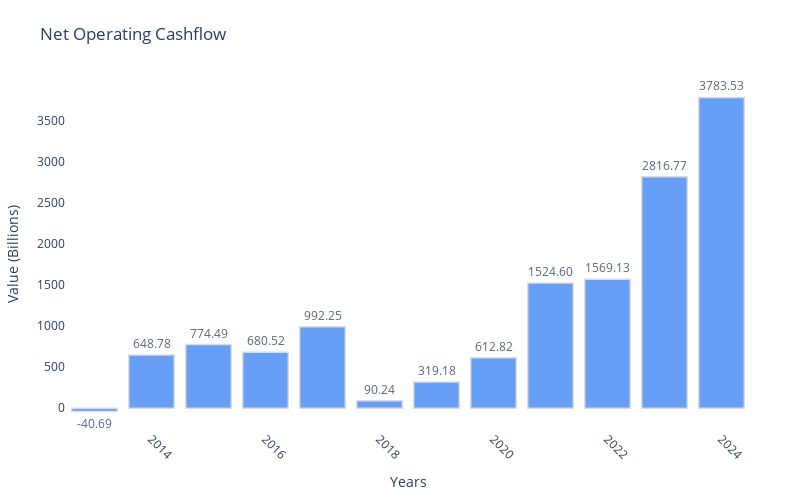

Notebook code cell kept with this figure:
### Code cell
import plotly.graph_objects as go
import pandas as pd
import numpy as np

# Normalize values to billions
data = CashFlow['Net cash inflows/outflows from operating activities'] / 1000_000_000

# Sort data by year to ensure proper ordering
sorted_indices = CashFlow['yearReport'].argsort()
years = CashFlow['yearReport'].iloc[sorted_indices].tolist()
sorted_data = data.iloc[sorted_indices].tolist()

# Create the figure
fig = go.Figure()

# Add the bar chart
fig.add_trace(go.Bar(
    x=years,
    y=sorted_data,
    text=[f'{v:.2f}' for v in sorted_data],
    textposition='outside',
    marker_color='rgb(66, 135, 245)',
    marker_line_color='lightgrey',
    marker_line_width=1.5,
    opacity=0.8
))

# Update layout
fig.update_layout(
    title='Net Operating Cashflow',
    xaxis_title='Years',
    yaxis_title='Value (Billions)',
    plot_bgcolor='white',
    margin=dict(l=50, r=50, t=80, b=50),
    height=500,
    width=800
)

# Clean up the axes
fig.update_xaxes(
    tickangle=45,
    showgrid=False
)

fig.update_yaxes(
    showgrid=False,
    gridcolor='lightgray',
    gridwidth=0.5
)

# Show the plot
fig.show()

### Figure 1 — Plotly figure (JSON) as saved in the notebook; plotly's stock layout.template omitted (floating-point values rounded to 4 significant figures)
{"data": [{"marker": {"color": "rgb(66, 135, 245)", "line": {"color": "lightgrey", "width": 1.5}}, "opacity": 0.8, "text": ["-40.69", "648.78", "774.49", "680.52", "992.25", "90.24", "319.18", "612.82", "1524.60", "1569.13", "2816.77", "3783.53"], "textposition": "outside", "type": "bar", "x": [2013, 2014, 2015, 2016, 2017, 2018, 2019, 2020, 2021, 2022, 2023, 2024], "y": [-40.69, 648.8, 774.5, 680.5, 992.2, 90.24, 319.2, 612.8, 1525.0, 1569.0, 2817.0, 3784.0]}], "layout": {"height": 500, "margin": {"b": 50, "l": 50, "r": 50, "t": 80}, "plot_bgcolor": "white", "title": {"text": "Net Operating Cashflow"}, "width": 800, "xaxis": {"showgrid": false, "tickangle": 45, "title": {"text": "Years"}}, "yaxis": {"gridcolor": "lightgray", "gridwidth": 0.5, "showgrid": false, "title": {"text": "Value (Billions)"}}}}
